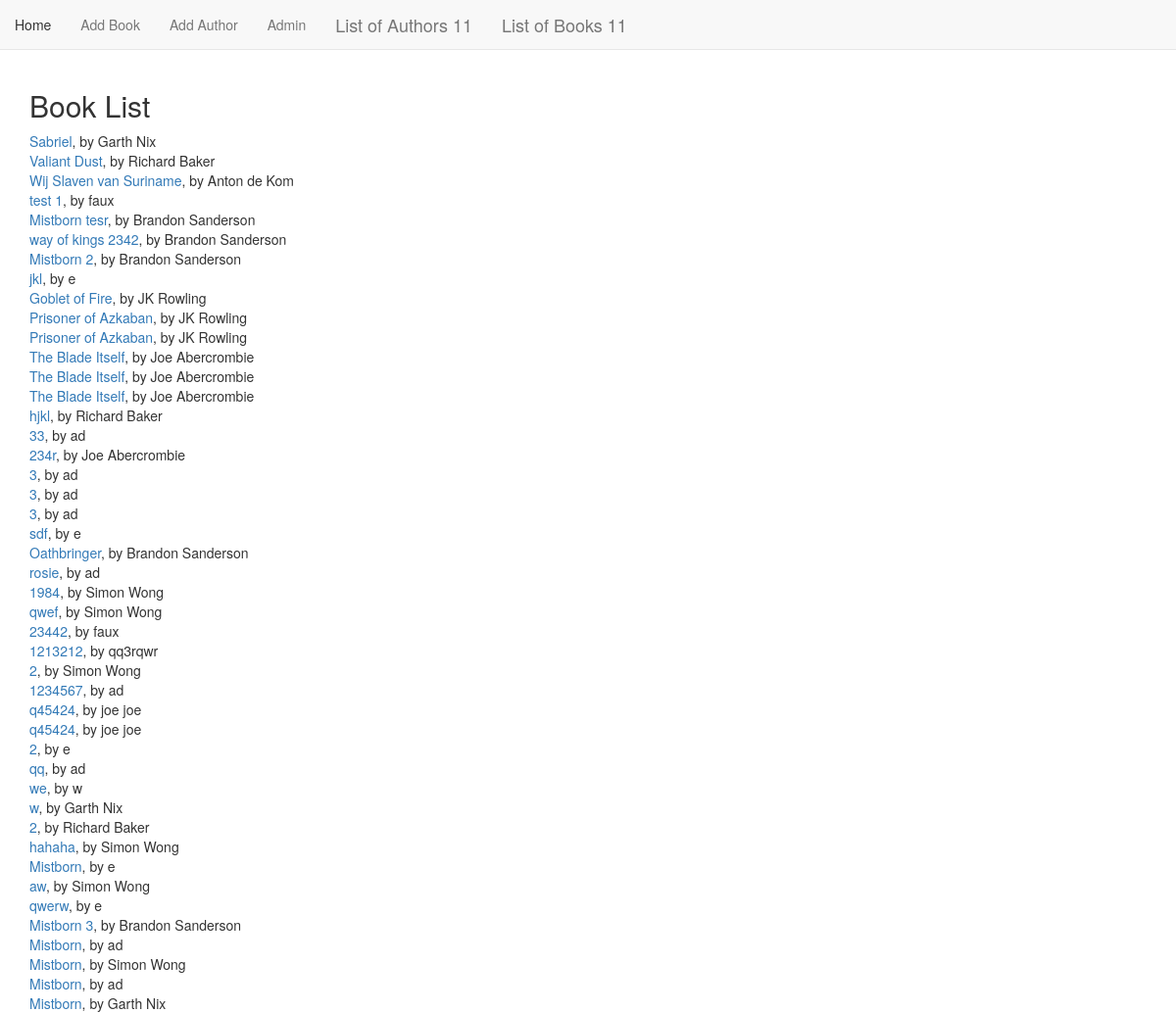
Screenshot of /books_list/ with the database file from the repository.
### book_app/models.py (models this page shows, shortened)
class Book(models.Model):
    title = models.CharField(max_length=255)
    year_published = models.IntegerField(null=True)
    author = models.ForeignKey(
        Author, related_name='book', on_delete=models.CASCADE)
    rating = models.FloatField(null=True)
    cover = models.TextField(blank=True)

class Author(models.Model):
    name = models.CharField(max_length=50)
    age = models.IntegerField(null=True)
    def __str__(self):
        return self.name

### book_app/views.py (the view)
# urls.py: path('books_list/', views.books_index_view, name='book_list'),
def books_index_view(request):
    books_from_db = models.Book.objects.all()
    return render(request, 'book_app/book_list.html', {'books': books_from_db})

### book_app/templates/book_app/book_list.html
{% extends "book_app/book_app_base.html" %}
{% block body_block %}
<h2>Book List</h2>
{% for book in books %}
    <div class="card">
        <div class="card-content">
            <span class="card-title">
                <a href="{% url 'book_app:book_detail' book.id %}">{{book.title}}</a>, by {{book.author}}
            </span>
        </div>
    </div>
{% endfor %}
{% endblock %}

### rows the page displays
Book: title "Sabriel", author "Garth Nix"
Book: title "Valiant Dust", author "Richard Baker"
Book: title "Wij Slaven van Suriname", author "Anton de Kom"
Book: title "test 1", author "faux"
Book: title "Mistborn tesr", author "Brandon Sanderson"
Book: title "way of kings 2342", author "Brandon Sanderson"
Book: title "Mistborn 2", author "Brandon Sanderson"
Book: title "jkl", author "e"
Book: title "Goblet of Fire", author "JK Rowling"
Book: title "Prisoner of Azkaban", author "JK Rowling"
Book: title "Prisoner of Azkaban", author "JK Rowling"
Book: title "The Blade Itself", author "Joe Abercrombie"
Book: title "The Blade Itself", author "Joe Abercrombie"
Book: title "The Blade Itself", author "Joe Abercrombie"
Book: title "hjkl", author "Richard Baker"
Book: title "33", author "ad"
Book: title "234r", author "Joe Abercrombie"
Book: title "3", author "ad"
Book: title "3", author "ad"
Book: title "3", author "ad"
Book: title "sdf", author "e"
Book: title "Oathbringer", author "Brandon Sanderson"
Book: title "rosie", author "ad"
Book: title "1984", author "Simon Wong"
Book: title "qwef", author "Simon Wong"
Book: title "23442", author "faux"
Book: title "1213212", author "qq3rqwr"
Book: title "2", author "Simon Wong"
Book: title "1234567", author "ad"
Book: title "q45424", author "joe joe"
Book: title "q45424", author "joe joe"
Book: title "2", author "e"
Book: title "qq", author "ad"
Book: title "we", author "w"
Book: title "w", author "Garth Nix"
Book: title "2", author "Richard Baker"
Book: title "hahaha", author "Simon Wong"
Book: title "Mistborn", author "e"
Book: title "aw", author "Simon Wong"
Book: title "qwerw", author "e"
Book: title "Mistborn 3", author "Brandon Sanderson"
Book: title "Mistborn", author "ad"
Book: title "Mistborn", author "Simon Wong"
Book: title "Mistborn", author "ad"
Book: title "Mistborn", author "Garth Nix"
